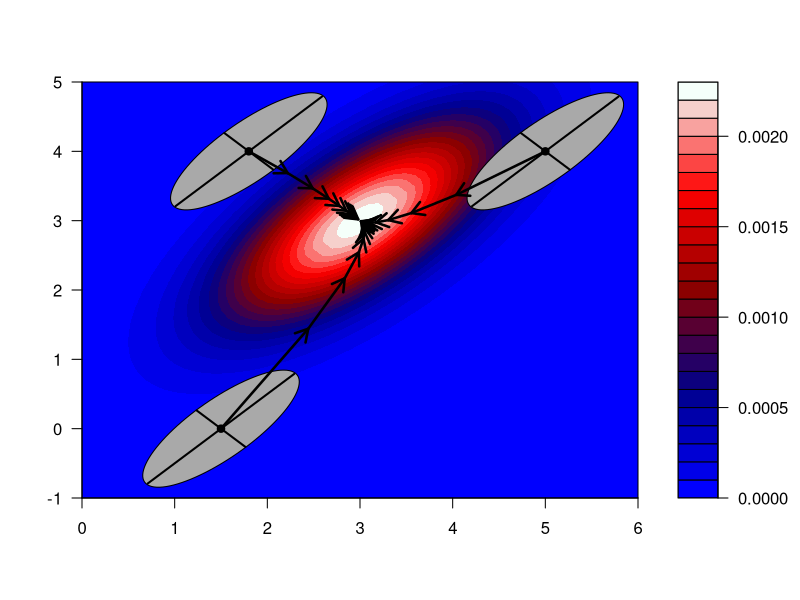

Here is the R script that generated this plot:
library(lattice)
library(mvtnorm)
library(numDeriv)
library(ellipse)

w_cov = matrix(c(1, 0.7, 0.7, 1), ncol = 2)
G = matrix(c(1, 0.8, 0.8, 1)/2, ncol = 2)
cov2cor(G)
W_bar = function(x) {
    log(
    dmvnorm(x, mean = c(3, 3), sigma = w_cov))
}

x <- seq(0, 6, 0.1) ## valores para mu
y <- seq(-1, 5, 0.1)
X <- as.matrix( expand.grid(x, y))
colnames(X) <- c("mu","var")
Z <- vector()
for(i in 1:nrow(X)){
  Z[i] <- W_bar(c(X[i,1], X[i,2]))
}
Z = exp(Z - log(sum(exp(Z))))
b <- matrix(Z, length(x))

grad = grad(W_bar, c(5, 5)) 
gen = 10
es = eigen(cov2cor(G))$values
v1 = sqrt(es[1])/1.2 * eigen(cov2cor(G))$vectors[,1]
v2 = sqrt(es[2])/1.2 * eigen(cov2cor(G))$vectors[,2]

mypallete = colorRampPalette(c('blue','darkblue', 'darkred','red',  'Mintcream'))
png("singlepeaklandscape.png", width = 1000, height = 900)
filled.contour(x, y, z = b, color.palette = mypallete,
               plot.axes = { 
                 axis(1); 
                 axis(2);
                 current_gen = c(1.8,4)
                 polygon(ellipse(0.8, centre = current_gen, level = 0.3), col = "darkgray")
                 segments(current_gen[1] - v1[1], current_gen[2] - v1[2], 
                          current_gen[1] + v1[1], current_gen[2] + v1[2], lwd = 2) 
                 
                 segments(current_gen[1] - v2[1], current_gen[2] - v2[2], 
                          current_gen[1] + v2[1], current_gen[2] + v2[2], lwd = 2) 
                 
                 points(current_gen[1], current_gen[2], pch = 19)
                 for(i in 1:gen){
                   next_gen = current_gen + G%*%grad(W_bar, t(current_gen))
                   arrows(current_gen[1], current_gen[2], 
                          next_gen[1], next_gen[2], pch = 18, length = 0.14, lwd = 2.5)
                   current_gen = next_gen
                 }
                 current_gen = c(1.5,0)
                 polygon(ellipse(0.8, centre = current_gen, level = 0.3), col = "darkgray")
                 segments(current_gen[1] - v1[1], current_gen[2] - v1[2], 
                          current_gen[1] + v1[1], current_gen[2] + v1[2], lwd = 2) 
                 
                 segments(current_gen[1] - v2[1], current_gen[2] - v2[2], 
                          current_gen[1] + v2[1], current_gen[2] + v2[2], lwd = 2) 
                 points(current_gen[1], current_gen[2], pch = 19)
                 for(i in 1:gen){
                   next_gen = current_gen + G%*%grad(W_bar, t(current_gen))
                   arrows(current_gen[1], current_gen[2], 
                          next_gen[1], next_gen[2], pch = 18, length = 0.14, lwd = 2.5)
                   current_gen = next_gen
                 }
                 current_gen = c(5,4)
                 polygon(ellipse(0.8, centre = current_gen, level = 0.3), col = "darkgray")
                 segments(current_gen[1] - v1[1], current_gen[2] - v1[2], 
                          current_gen[1] + v1[1], current_gen[2] + v1[2], lwd = 2) 
                 
                 segments(current_gen[1] - v2[1], current_gen[2] - v2[2], 
                          current_gen[1] + v2[1], current_gen[2] + v2[2], lwd = 2) 
                 points(current_gen[1], current_gen[2], pch = 19)
                 for(i in 1:gen){
                   next_gen = current_gen + G%*%grad(W_bar, t(current_gen))
                   arrows(current_gen[1], current_gen[2], 
                          next_gen[1], next_gen[2], pch = 18, length = 0.14, lwd = 2.5)
                   current_gen = next_gen
                 }
               }
)
dev.off()
